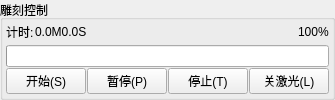
        <widget class="QGroupBox" name="gb_CrvCtrl_2">
         <property name="sizePolicy">
          <sizepolicy hsizetype="Preferred" vsizetype="Fixed">
           <horstretch>0</horstretch>
           <verstretch>0</verstretch>
          </sizepolicy>
         </property>
         <property name="title">
          <string>雕刻控制</string>
         </property>
         <layout class="QVBoxLayout" name="ly_gbCrvCtrl_2" stretch="0,0,0">
          <property name="spacing">
           <number>1</number>
          </property>
          <property name="leftMargin">
           <number>3</number>
          </property>
          <property name="topMargin">
           <number>0</number>
          </property>
          <property name="rightMargin">
           <number>3</number>
          </property>
          <property name="bottomMargin">
           <number>3</number>
          </property>
          <item>
           <layout class="QHBoxLayout" name="ly_CrvTimer_2" stretch="0,0,0,0">
            <property name="spacing">
             <number>1</number>
            </property>
            <item>
             <widget class="QLabel" name="lb_CrvT_2">
              <property name="sizePolicy">
               <sizepolicy hsizetype="Minimum" vsizetype="Minimum">
                <horstretch>0</horstretch>
                <verstretch>0</verstretch>
               </sizepolicy>
              </property>
              <property name="text">
               <string>计时:</string>
              </property>
             </widget>
            </item>
            <item>
             <widget class="QLabel" name="lb_CrvValT_2">
              <property name="sizePolicy">
               <sizepolicy hsizetype="Preferred" vsizetype="Preferred">
                <horstretch>0</horstretch>
                <verstretch>0</verstretch>
               </sizepolicy>
              </property>
              <property name="text">
               <string>0.0M0.0S</string>
              </property>
             </widget>
            </item>
            <item>
             <spacer name="sp_Crv1_2">
              <property name="orientation">
               <enum>Qt::Horizontal</enum>
              </property>
              <property name="sizeHint" stdset="0">
               <size>
                <width>40</width>
                <height>20</height>
               </size>
              </property>
             </spacer>
            </item>
            <item>
             <widget class="QLabel" name="lb_CrvPct_2">
              <property name="sizePolicy">
               <sizepolicy hsizetype="Minimum" vsizetype="Minimum">
                <horstretch>0</horstretch>
                <verstretch>0</verstretch>
               </sizepolicy>
              </property>
              <property name="text">
               <string>100%</string>
              </property>
             </widget>
            </item>
           </layout>
          </item>
          <item>
           <widget class="QProgressBar" name="pb_Crv_2">
            <property name="sizePolicy">
             <sizepolicy hsizetype="Preferred" vsizetype="Fixed">
              <horstretch>0</horstretch>
              <verstretch>0</verstretch>
             </sizepolicy>
            </property>
            <property name="whatsThis">
             <string/>
            </property>
            <property name="value">
             <number>0</number>
            </property>
            <property name="textVisible">
             <bool>false</bool>
            </property>
           </widget>
          </item>
          <item>
           <layout class="QHBoxLayout" name="ly_CrvBtn_2">
            <property name="spacing">
             <number>1</number>
            </property>
            <property name="sizeConstraint">
             <enum>QLayout::SetDefaultConstraint</enum>
            </property>
            <item>
             <widget class="QPushButton" name="btn_CrvStart_2">
              <property name="sizePolicy">
               <sizepolicy hsizetype="Preferred" vsizetype="Fixed">
                <horstretch>0</horstretch>
                <verstretch>0</verstretch>
               </sizepolicy>
              </property>
              <property name="text">
               <string>开始(S)</string>
              </property>
             </widget>
            </item>
            <item>
             <widget class="QPushButton" name="btn_CrvPause_2">
              <property name="sizePolicy">
               <sizepolicy hsizetype="Preferred" vsizetype="Fixed">
                <horstretch>0</horstretch>
                <verstretch>0</verstretch>
               </sizepolicy>
              </property>
              <property name="text">
               <string>暂停(P)</string>
              </property>
             </widget>
            </item>
            <item>
             <widget class="QPushButton" name="btn_CrvStop_2">
              <property name="sizePolicy">
               <sizepolicy hsizetype="Preferred" vsizetype="Fixed">
                <horstretch>0</horstretch>
                <verstretch>0</verstretch>
               </sizepolicy>
              </property>
              <property name="text">
               <string>停止(T)</string>
              </property>
             </widget>
            </item>
            <item>
             <widget class="QPushButton" name="btn_CrvClsLas_2">
              <property name="sizePolicy">
               <sizepolicy hsizetype="Preferred" vsizetype="Fixed">
                <horstretch>0</horstretch>
                <verstretch>0</verstretch>
               </sizepolicy>
              </property>
              <property name="minimumSize">
               <size>
                <width>0</width>
                <height>0</height>
               </size>
              </property>
              <property name="maximumSize">
               <size>
                <width>16777215</width>
                <height>16777215</height>
               </size>
              </property>
              <property name="text">
               <string>关激光(L)</string>
              </property>
             </widget>
            </item>
           </layout>
          </item>
         </layout>
         <zorder>pb_Crv_2</zorder>
         <zorder></zorder>
        </widget>
